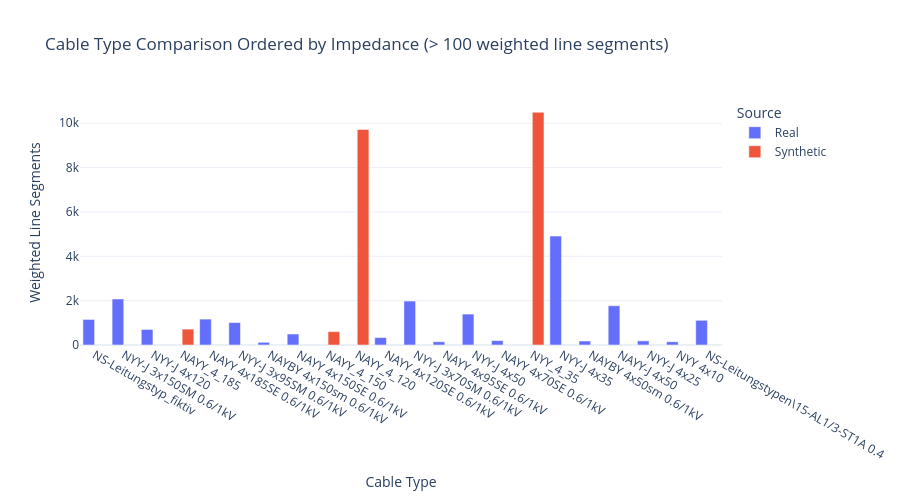

Notebook code cell kept with this figure:
### Code cell
_ = show_cable_type_comparison(
    PLZ,
    real_grid_dir=REAL_GRID_DIR,
    min_segment_count=MIN_CABLE_SEGMENTS,
 )

### Figure 1 — Plotly figure (JSON) as saved in the notebook; plotly's stock layout.template omitted (floating-point values rounded to 4 significant figures)
{"data": [{"alignmentgroup": "True", "customdata": [[14.49, 0.0], [54.9, 0.1453], [21.94, 0.1735], [44.06, 0.1836], [25.11, 0.208], [3.708, 0.2197], [14.95, 0.2218], [9.802, 0.2666], [43.44, 0.2788], [6.247, 0.3311], [29.12, 0.3961], [5.035, 0.4518], [68.99, 0.5309], [1.801, 0.6465], [26.03, 0.6466], [2.604, 0.7324], [2.108, 1.833], [14.3, 1.909]], "hovertemplate": "Source=Real<br>Cable Type=%{x}<br>Weighted Line Segments=%{y}<br>total_length_km=%{customdata[0]}<br>impedance_ohm_per_km=%{customdata[1]}<extra></extra>", "legendgroup": "Real", "marker": {"color": "#636efa", "pattern": {"shape": ""}}, "name": "Real", "offsetgroup": "Real", "orientation": "v", "showlegend": true, "textposition": "auto", "type": "bar", "x": ["NS-Leitungstyp_fiktiv", "NYY-J 3x150SM 0.6/1kV", "NYY-J 4x120", "NAYY 4x185SE 0.6/1kV", "NYY-J 3x95SM 0.6/1kV", "NAYBY 4x150sm 0.6/1kV", "NAYY 4x150SE 0.6/1kV", "NAYY 4x120SE 0.6/1kV", "NYY-J 3x70SM 0.6/1kV", "NAYY 4x95SE 0.6/1kV", "NYY-J 4x50", "NAYY 4x70SE 0.6/1kV", "NYY-J 4x35", "NAYBY 4x50sm 0.6/1kV", "NAYY-J 4x50", "NYY-J 4x25", "NYY 4x10", "NS-Leitungstypen\\15-AL1/3-ST1A 0.4"], "xaxis": "x", "y": [1152.0, 2075.0, 701.0, 1168.0, 1011.0, 122.0, 497.0, 335.0, 1982.0, 147.0, 1394.0, 198.0, 4912.0, 179.0, 1771.0, 187.0, 147.0, 1114.0], "yaxis": "y"}, {"alignmentgroup": "True", "customdata": [[15.81, 0.1825], [10.91, 0.2229], [197.0, 0.2388], [234.9, 0.5308]], "hovertemplate": "Source=Synthetic<br>Cable Type=%{x}<br>Weighted Line Segments=%{y}<br>total_length_km=%{customdata[0]}<br>impedance_ohm_per_km=%{customdata[1]}<extra></extra>", "legendgroup": "Synthetic", "marker": {"color": "#EF553B", "pattern": {"shape": ""}}, "name": "Synthetic", "offsetgroup": "Synthetic", "orientation": "v", "showlegend": true, "textposition": "auto", "type": "bar", "x": ["NAYY_4_185", "NAYY_4_150", "NAYY_4_120", "NYY_4_35"], "xaxis": "x", "y": [716.0, 602.0, 9719.0, 10500.0], "yaxis": "y"}], "layout": {"barmode": "group", "height": 500, "legend": {"title": {"text": "Source"}, "tracegroupgap": 0}, "title": {"text": "Cable Type Comparison Ordered by Impedance (> 100 weighted line segments)"}, "xaxis": {"anchor": "y", "categoryarray": ["NS-Leitungstyp_fiktiv", "NYY-J 3x150SM 0.6/1kV", "NYY-J 4x120", "NAYY_4_185", "NAYY 4x185SE 0.6/1kV", "NYY-J 3x95SM 0.6/1kV", "NAYBY 4x150sm 0.6/1kV", "NAYY 4x150SE 0.6/1kV", "NAYY_4_150", "NAYY_4_120", "NAYY 4x120SE 0.6/1kV", "NYY-J 3x70SM 0.6/1kV", "NAYY 4x95SE 0.6/1kV", "NYY-J 4x50", "NAYY 4x70SE 0.6/1kV", "NYY_4_35", "NYY-J 4x35", "NAYBY 4x50sm 0.6/1kV", "NAYY-J 4x50", "NYY-J 4x25", "NYY 4x10", "NS-Leitungstypen\\15-AL1/3-ST1A 0.4"], "categoryorder": "array", "domain": [0, 1], "title": {"text": "Cable Type"}}, "yaxis": {"anchor": "x", "domain": [0, 1], "title": {"text": "Weighted Line Segments"}}}}
